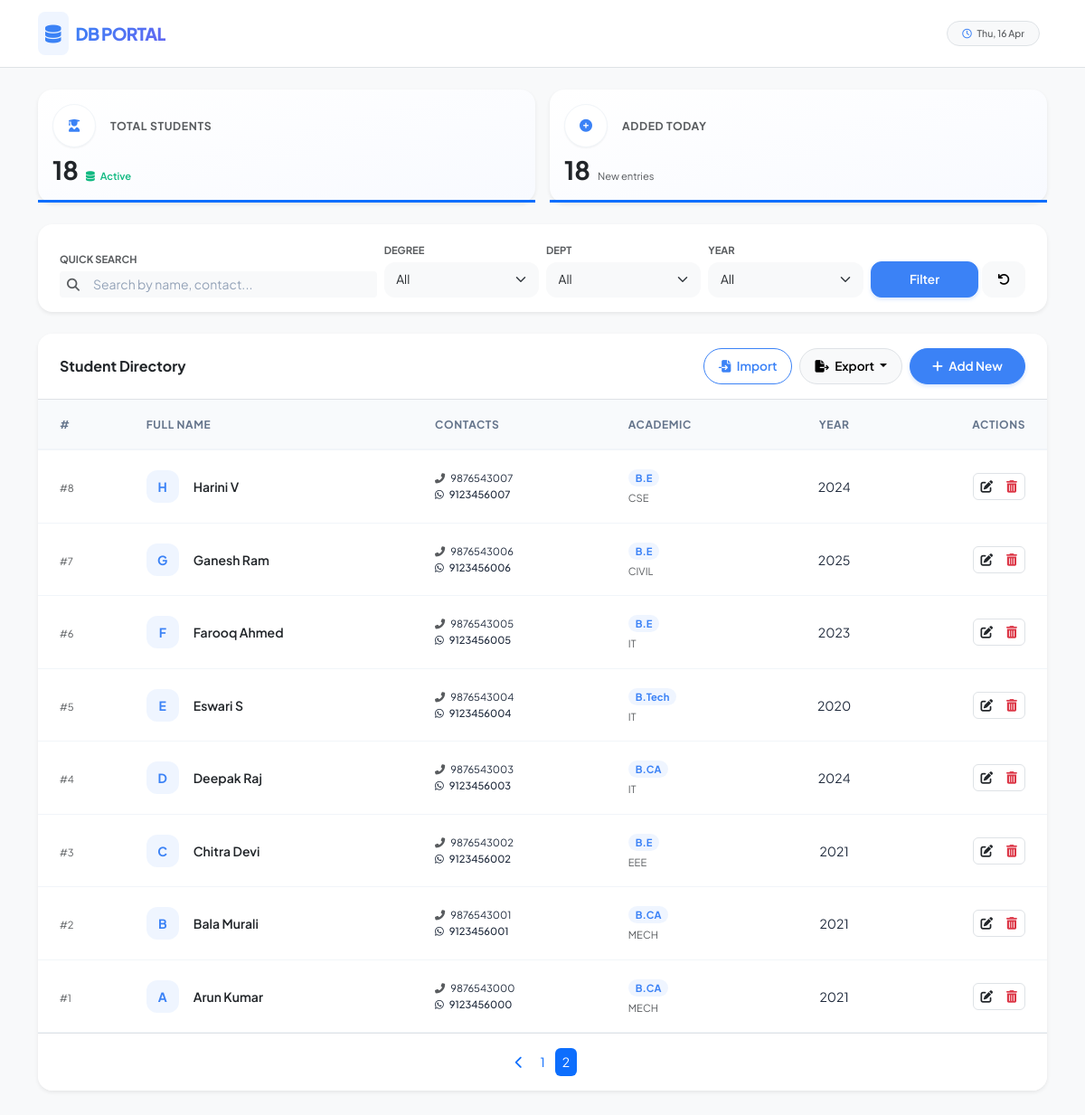
Screenshot of /?page=2 with the database file from the repository.
### students/models.py (models this page shows, shortened)
class Student(models.Model):
    name = models.CharField(max_length=255)
    mobile = models.CharField(max_length=15, unique=True)
    whatsapp = models.CharField(max_length=15, unique=True)
    degree = models.CharField(max_length=100)
    department = models.CharField(max_length=100)
    passed_out_year = models.IntegerField()
    created_at = models.DateTimeField(auto_now_add=True)
    updated_at = models.DateTimeField(auto_now=True)
    class Meta:
        ordering = ['-created_at']

### students/views.py (the view)
# urls.py: path('', views.dashboard, name='dashboard'),
def dashboard(request):
    queryset = Student.objects.all()
    search_query = request.GET.get('search')
    if search_query:
        queryset = queryset.annotate(
            search_priority=Case(
                When(name__icontains=search_query, then=Value(3)),
                When(Q(mobile__icontains=search_query) | Q(whatsapp__icontains=search_query), then=Value(2)),
                When(Q(degree__icontains=search_query) | Q(department__icontains=search_query) | Q(passed_out_year__icontains=search_query), then=Value(1)),
                default=Value(0),
                output_field=IntegerField(),
            )
        ).filter(search_priority__gt=0).order_by('-search_priority', '-created_at')
    else:
        queryset = queryset.order_by('-created_at')
    degree_filter = request.GET.get('degree')
    dept_filter = request.GET.get('department')
    year_filter = request.GET.get('year')
    if degree_filter:
        queryset = queryset.filter(degree__iexact=degree_filter)
    if dept_filter:
        queryset = queryset.filter(department__iexact=dept_filter)
    if year_filter:
        queryset = queryset.filter(passed_out_year=year_filter)
    total_students = Student.objects.count()
    today = timezone.now().date()
    today_added = Student.objects.filter(created_at__date=today).count()
    paginator = Paginator(queryset, 10) # 10 records per page
    page_number = request.GET.get('page')
    page_obj = paginator.get_page(page_number)
    degrees = Student.objects.values_list('degree', flat=True).distinct()
    departments = Student.objects.values_list('department', flat=True).distinct()
    years = Student.objects.values_list('passed_out_year', flat=True).distinct().order_by('-passed_out_year')
    form = StudentForm()
    context = {
        'students': page_obj,
        'total_students': total_students,
        'today_added': today_added,
        'degrees': degrees,
        'departments': departments,
        'years': years,
        'search_query': search_query,
        'selected_degree': degree_filter,
        'selected_dept': dept_filter,
        'selected_year': year_filter,
        'form': form,
    }
    return render(request, 'students/dashboard.html', context)

### students/forms.py (shortened to what this page needs)
class StudentForm(forms.ModelForm):
    class Meta:
        model = Student
        fields = ['name', 'mobile', 'whatsapp', 'degree', 'department', 'passed_out_year']
        widgets = {
            'name': forms.TextInput(attrs={'class': 'form-control', 'placeholder': 'Enter Full Name'}),
            'mobile': forms.TextInput(attrs={'class': 'form-control', 'placeholder': 'Enter Mobile Number'}),
            'whatsapp': forms.TextInput(attrs={'class': 'form-control', 'placeholder': 'Enter WhatsApp Number'}),
            'degree': forms.TextInput(attrs={'class': 'form-control', 'placeholder': 'Enter Degree (e.g. B.E)'}),
            'department': forms.TextInput(attrs={'class': 'form-control', 'placeholder': 'Enter Department (e.g. CSE)'}),
            'passed_out_year': forms.NumberInput(attrs={'class': 'form-control', 'placeholder': 'Enter Passing Year'}),
        }

### templates/students/dashboard.html (shortened to what this page needs)
{% extends 'base.html' %}
{% block content %}
<div class="row g-3 mb-4">
    <div class="col-12 col-md-6">
        <div class="card stat-card shadow-sm h-100 border-0 bg-white">
            <div class="card-body">
                <div class="d-flex align-items-center mb-2">
                    <div class="icon-box bg-primary-soft text-primary rounded-circle me-3 d-flex align-items-center justify-content-center">
                        <i class="fas fa-user-graduate"></i>
                    </div>
                    <h6 class="text-muted fw-bold text-uppercase small tracking-wider mb-0">Total Students</h6>
                </div>
                <div class="d-flex align-items-baseline">
                    <h3 class="fw-bold text-dark mb-0">{{ total_students }}</h3>
                    <span class="ms-2 text-success x-small fw-semibold">
                        <i class="fas fa-database me-1"></i> Active
                    </span>
                </div>
            </div>
            <div class="progress rounded-0" style="height: 3px;">
                <div class="progress-bar bg-primary" style="width: 100%"></div>
            </div>
        </div>
    </div>
    <div class="col-12 col-md-6">
        <div class="card stat-card shadow-sm h-100 border-0 bg-white">
            <div class="card-body">
                <div class="d-flex align-items-center mb-2">
                    <div class="icon-box bg-emerald-soft text-emerald rounded-circle me-3 d-flex align-items-center justify-content-center">
                        <i class="fas fa-plus-circle"></i>
                    </div>
                    <h6 class="text-muted fw-bold text-uppercase small tracking-wider mb-0">Added Today</h6>
                </div>
                <div class="d-flex align-items-baseline">
                    <h3 class="fw-bold text-dark mb-0">{{ today_added }}</h3>
                    <span class="ms-2 text-muted x-small">New entries</span>
                </div>
            </div>
            <div class="progress rounded-0" style="height: 3px;">
                <div class="progress-bar bg-emerald" style="width: {% if total_students > 0 %}{% widthratio today_added total_students 100 %}{% else %}0{% endif %}%"></div>
            </div>
        </div>
    </div>
</div>
<div class="card border-0 shadow-sm mb-4">
    <div class="card-body py-3 px-4">
        <form method="get" class="row g-2 align-items-end">
            <div class="col-12 col-lg-4">
                <label class="form-label fw-bold text-muted x-small mb-1">QUICK SEARCH</label>
                <div class="input-group input-group-sm">
                    <span class="input-group-text bg-light border-0"><i class="fas fa-search text-muted"></i></span>
                    <input type="text" name="search" id="searchInput" class="form-control bg-light border-0" placeholder="Search by name, contact..." value="{{ search_query|default:'' }}">
                </div>
            </div>
            <div class="col-4 col-lg-2">
                <label class="form-label fw-bold text-muted x-small mb-1">DEGREE</label>
                <select name="degree" class="form-select form-select-sm bg-light border-0">
                    <option value="">All</option>
                </select>
            </div>
            <div class="col-4 col-lg-2">
                <label class="fw-bold text-muted x-small mb-1">DEPT</label>
                <select name="department" class="form-select form-select-sm bg-light border-0">
                    <option value="">All</option>
                </select>
            </div>
            <div class="col-4 col-lg-2">
                <label class="fw-bold text-muted x-small mb-1">YEAR</label>
                <select name="year" class="form-select form-select-sm bg-light border-0">
                    <option value="">All</option>
                </select>
            </div>
            <div class="col-12 col-lg-2 d-flex gap-1">
                <button type="submit" class="btn btn-primary btn-sm flex-grow-1">Filter</button>
                <a href="{% url 'dashboard' %}" class="btn btn-light btn-sm px-3"><i class="fas fa-undo"></i></a>
            </div>
        </form>
    </div>
</div>
<div class="card border-0 shadow-sm overflow-hidden mb-5">
    <div class="card-header bg-white py-3 px-4 d-flex justify-content-between align-items-center border-bottom">
        <h6 class="mb-0 fw-bold text-dark">Student Directory</h6>
        <div class="d-flex gap-2">
            <button type="button" class="btn btn-outline-primary btn-sm rounded-pill px-3" data-bs-toggle="modal" data-bs-target="#importStudentModal">
                <i class="fas fa-file-import me-1"></i> Import
            </button>
            <div class="dropdown">
                <button class="btn btn-light btn-sm rounded-pill px-3 dropdown-toggle border" type="button" data-bs-toggle="dropdown">
                    <i class="fas fa-file-export me-1"></i> Export
                </button>
            </div>
            <button type="button" class="btn btn-primary btn-sm rounded-pill px-4" data-bs-toggle="modal" data-bs-target="#addStudentModal">
                <i class="fas fa-plus me-1"></i> Add New
            </button>
        </div>
    </div>
    <div class="table-responsive">
        <table class="table table-hover align-middle mb-0 custom-table">
            <thead>
                <tr>
                    <th class="ps-4">#</th>
                    <th>Full Name</th>
                    <th>Contacts</th>
                    <th>Academic</th>
                    <th class="text-center">Year</th>
                    <th class="text-end pe-4">Actions</th>
                </tr>
            </thead>
            <tbody id="studentTableBody">
                {% for student in students %}
                <tr>
                    <td class="ps-4"><span class="text-muted x-small">#{{ student.id }}</span></td>
                    <td>
                        <div class="d-flex align-items-center">
                            <div class="avatar-box me-3">
                                {{ student.name|slice:":1"|upper }}
                            </div>
                            <span class="fw-semibold text-dark">{{ student.name }}</span>
                        </div>
                    </td>
                    <td>
                        <div class="x-small">
                            <i class="fas fa-phone-alt text-muted me-1"></i> {{ student.mobile }}<br>
                            <span class="text-emerald fw-medium"><i class="fab fa-whatsapp me-1"></i> {{ student.whatsapp }}</span>
                        </div>
                    </td>
                    <td>
                        <span class="badge bg-primary-soft text-primary rounded-pill px-2 py-1 x-small fw-bold">{{ student.degree }}</span>
                        <div class="x-small text-muted mt-1">{{ student.department }}</div>
                    </td>
                    <td class="text-center font-weight-bold">{{ student.passed_out_year }}</td>
                    <td class="text-end pe-4">
                        <div class="btn-group btn-group-sm border rounded">
                            <button type="button" class="btn btn-white border-0 text-indigo py-1 px-2 edit-btn"
                                    data-bs-toggle="modal" data-bs-target="#editStudentModal"
                                    data-id="{{ student.id }}" data-name="{{ student.name }}"
                                    data-mobile="{{ student.mobile }}" data-whatsapp="{{ student.whatsapp }}"
                                    data-degree="{{ student.degree }}" data-department="{{ student.department }}"
                                    data-year="{{ student.passed_out_year }}">
                                <i class="fas fa-edit"></i>
                            </button>
                            <button type="button" class="btn btn-white border-0 text-danger py-1 px-2 delete-btn"
                                    data-bs-toggle="modal" data-bs-target="#deleteStudentModal"
                                    data-id="{{ student.id }}" data-name="{{ student.name }}">
                                <i class="fas fa-trash-alt"></i>
                            </button>
                        </div>
                    </td>
                </tr>
                {% endfor %}
            </tbody>
        </table>
    </div>
    <div id="paginationWrapper">
        {% if students.has_other_pages %}
        <div id="paginationContainer" class="card-footer bg-white py-3 px-4 border-top">
            <nav>
                <ul class="pagination pagination-sm justify-content-center mb-0 gap-1">
                    {% if students.has_previous %}
                        <li class="page-item"><a class="page-link border-0 rounded" href="?page={{ students.previous_page_number }}"><i class="fas fa-chevron-left"></i></a></li>
                    {% endif %}
                    {% for i in students.paginator.page_range %}
                        <li class="page-item {% if students.number == i %}active{% endif %}">
                            <a class="page-link border-0 rounded" href="?page={{ i }}">{{ i }}</a>
                        </li>
                    {% endfor %}
                </ul>
            </nav>
        </div>
        {% endif %}
    </div>
</div>
{% endblock %}

### static/css/style.css (style rules this page uses)
:root { --primary: #3b82f6; --primary-soft: rgba(59, 130, 246, 0.08); --secondary: #64748b; --success: #10b981; --success-soft: rgba(16, 185, 129, 0.08); --warning: #f59e0b; --danger: #ef4444; --bg-main: #fcfdfe; --card-bg: #ffffff; --text-main: #1e293b; --text-muted: #64748b; --border-light: #f1f5f9; --border-medium: #e2e8f0; --shadow-sm: 0 1px 2px 0 rgba(0, 0, 0, 0.05); --shadow-md: 0 4px 6px -1px rgba(0, 0, 0, 0.1), 0 2px 4px -1px rgba(0, 0, 0, 0.06); --shadow-lg: 0 10px 15px -3px rgba(0, 0, 0, 0.05), 0 4px 6px -2px rgba(0, 0, 0, 0.02); }
body { font-family: 'Plus Jakarta Sans', sans-serif; background-color: var(--bg-main); color: var(--text-main); font-size: 0.875rem; line-height: 1.6; -webkit-font-smoothing: antialiased; }
.card { background: var(--card-bg); border: 1px solid var(--border-medium); border-radius: 1rem; box-shadow: var(--shadow-sm); transition: transform 0.2s ease, box-shadow 0.2s ease; }
.stat-card { border: none; background: linear-gradient(to bottom right, #ffffff, #f8faff); }
.stat-card .icon-box { width: 48px; height: 48px; background: white; box-shadow: var(--shadow-sm); border: 1px solid var(--border-light); color: var(--primary); }
.form-control, .form-select { background-color: #f8fafc; border: 1px solid var(--border-medium); padding: 0.6rem 0.85rem; font-size: 0.85rem; border-radius: 0.75rem; transition: all 0.2s; }
.btn { border-radius: 0.75rem; padding: 0.55rem 1.2rem; font-weight: 600; font-size: 0.85rem; transition: all 0.2s; }
.btn-primary, .btn-indigo { background-color: var(--primary); border-color: var(--primary); color: white; box-shadow: 0 2px 4px rgba(59, 130, 246, 0.2); }
.btn-outline-primary { color: var(--primary); border-color: var(--primary); background: white; }
.custom-table { border-collapse: separate; border-spacing: 0; }
.custom-table thead th { background-color: #f8fafc; color: var(--text-muted); font-weight: 700; font-size: 0.75rem; text-transform: uppercase; letter-spacing: 0.05em; padding: 1.1rem 1.25rem; border-bottom: 2px solid var(--border-light); }
.custom-table tbody tr { transition: background-color 0.15s; }
.custom-table tbody td { padding: 1.1rem 1.25rem; color: var(--text-main); border-bottom: 1px solid var(--border-light); }
.avatar-box { width: 36px; height: 36px; border-radius: 0.75rem; background: var(--primary-soft); color: var(--primary); font-weight: 700; display: flex; align-items: center; justify-content: center; }
.x-small { font-size: 0.75rem; }
.tracking-wider { letter-spacing: 0.025em; }
.bg-primary-soft { background-color: var(--primary-soft); }
.text-primary { color: var(--primary) !important; }
.text-success { color: var(--success) !important; }
#searchInput::placeholder { color: #94a3b8; }

### templates/base.html (style rules this page uses)
.x-small { font-size: 0.7rem; }
.tracking-wider { letter-spacing: 0.05em; }

### rows the page displays
Student: id "8", name "H", name "Harini V", mobile "9876543007", whatsapp "9123456007", degree "B.E", department "CSE", passed_out_year "2024"
Student: id "7", name "G", name "Ganesh Ram", mobile "9876543006", whatsapp "9123456006", degree "B.E", department "CIVIL", passed_out_year "2025"
Student: id "6", name "F", name "Farooq Ahmed", mobile "9876543005", whatsapp "9123456005", degree "B.E", department "IT", passed_out_year "2023"
Student: id "5", name "E", name "Eswari S", mobile "9876543004", whatsapp "9123456004", degree "B.Tech", department "IT", passed_out_year "2020"
Student: id "4", name "D", name "Deepak Raj", mobile "9876543003", whatsapp "9123456003", degree "B.CA", department "IT", passed_out_year "2024"
Student: id "3", name "C", name "Chitra Devi", mobile "9876543002", whatsapp "9123456002", degree "B.E", department "EEE", passed_out_year "2021"
Student: id "2", name "B", name "Bala Murali", mobile "9876543001", whatsapp "9123456001", degree "B.CA", department "MECH", passed_out_year "2021"
Student: id "1", name "A", name "Arun Kumar", mobile "9876543000", whatsapp "9123456000", degree "B.CA", department "MECH", passed_out_year "2021"

### other values shown
{{ total_students }} "18"
{{ today_added }} "18"
{{ i }} "1" "2"
